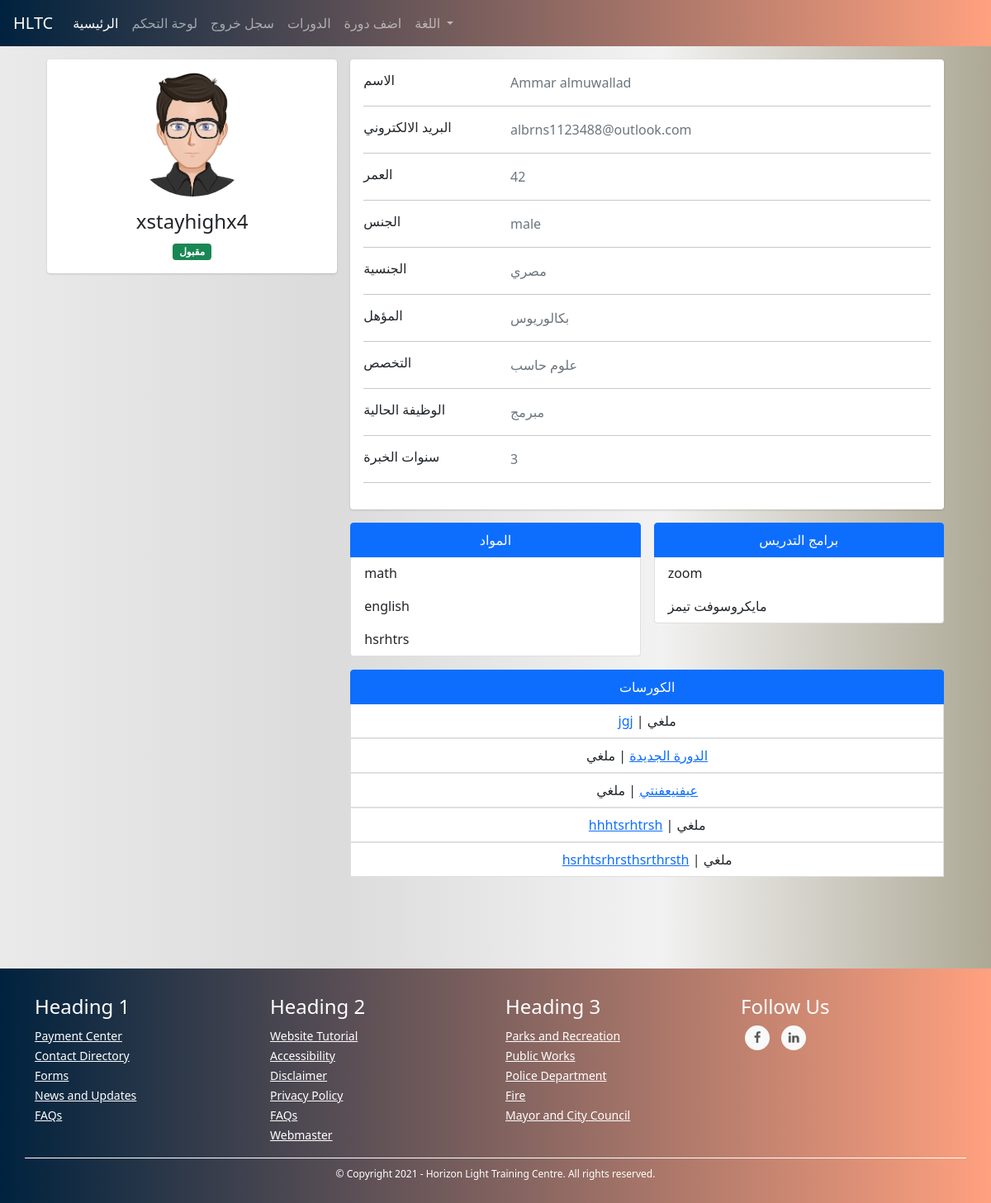
/admins/user/3 (signed in), run on the app's committed database.
### TUTOR/models.py (models this page shows, shortened)
class UserModel(db.Model, UserMixin):
    id = db.Column(db.Integer, primary_key=True)
    first_name = db.Column(db.String(128), nullable=False)
    last_name = db.Column(db.String(128), nullable=False)
    username = db.Column(db.String(20), unique=True, nullable=False)
    email = db.Column(db.String(256), unique=True, nullable=False)
    password = db.Column(db.String(255), nullable=False)
    user_type = db.Column(db.String(30), nullable=False)
    _gender = db.Column(db.Boolean, nullable=False, default=True)
    email_confirmation_code = db.Column(db.String(5), nullable=True)
    is_confirmed = db.Column(db.Boolean, nullable=False, default=False)
    creation_date = db.Column(db.DateTime, nullable=False, default=datetime.utcnow)
    admin_data_model = db.relationship('AdminDataModel', backref='user', uselist=False)
    tutor_data_model = db.relationship('TutorDataModel', backref='user', uselist=False)
    student_data_model = db.relationship('StudentDataModel', backref='user', uselist=False)
    @property
    def full_name(self):
        return self.first_name + " " + self.last_name
    @property
    def gender(self):
        return "male" if self._gender else "female"

class TutorDataModel(db.Model):
    id = db.Column(db.Integer, primary_key=True)
    date_of_birth = db.Column(db.DateTime, nullable=False)
    nationality = db.Column(db.String(30), nullable=False)
    qualification = db.Column(db.String(35), nullable=False)
    major = db.Column(db.String(35), nullable=False)
    current_job = db.Column(db.String(50), nullable=False)
    _subjects = db.Column(db.String(), nullable=False) # [subject1, subject2, ...]
    years_of_experience = db.Column(db.Integer, nullable=False)
    _tools_used_for_online_tutoring = db.Column(db.String(), nullable=False) # [tool1, tool2, ...]
    is_accepted = db.Column(db.Boolean, nullable=False, default=False)
    courses = db.relationship('CourseModel', backref='tutor')
    user_id = db.Column(db.Integer, db.ForeignKey('user_model.id'))
    @property
    def age(self):
        return int((datetime.date(datetime.utcnow()) - datetime.date(self.date_of_birth)).days / 365)
    @property
    def subjects(self):
        return json.loads(self._subjects)
    @property
    def tools_used_for_online_tutoring(self):
        return json.loads(self._tools_used_for_online_tutoring)

class CourseModel(db.Model):
    id = db.Column(db.Integer, primary_key=True)
    name = db.Column(db.String(130), nullable=False)
    description = db.Column(db.String(1000), nullable=False)
    subject = db.Column(db.String(), nullable=False)
    price = db.Column(db.Integer, nullable=False)
    min_students = db.Column(db.Integer, nullable=False)
    max_students = db.Column(db.Integer, nullable=False)
    currency = db.Column(db.String(3), nullable=False)
    began = db.Column(db.Boolean, nullable=False, default=False)
    ended = db.Column(db.Boolean, nullable=False, default=False)
    course_type = db.Column(db.Integer, nullable=False) # 1 for start when min number # 2 for start with min and date
    _period = db.Column(db.Integer, nullable=True) # days
    _start_date = db.Column(db.DateTime, nullable=True)
    _end_date = db.Column(db.DateTime, nullable=True)
    links = db.Column(db.String(), nullable=False) # {"zoom": "link", ....}
    weekly_time_table_json  = db.Column(db.String(1000), nullable=False) # {"saturday": {"from": ..., "to": ...}, ...}
    _state = db.Column(db.String(), nullable=False, default=json.dumps({"state_code": 1, "state_string": "لم تبدأ بعد", "allowed_actions": ["join", "view", "start", "cancel"]})) # {"state_code": 2, "state_string": "قائم", "allowed_actions": ["view", "end"]} {"state_code": 3, "state_string": "انتهى", "allowed_actions": ["delete"]} {"state_code": 4, "state_string": "ملغي", "allowed_actions": ["delete"]}
    number_of_students_paid = db.Column(db.Integer, nullable=False, default=0)
    have_sent_first_payment_emails = db.Column(db.Boolean, nullable=False, default=False)
    created_by_admin = db.Column(db.Boolean, nullable=False)
    creation_date = db.Column(db.DateTime, nullable=False, default=datetime.utcnow)
    payment_model = db.relationship('PaymentModel', backref='course', uselist=False)
    tutor_data_model_id = db.Column(db.Integer, db.ForeignKey('tutor_data_model.id'),
        nullable=False)
    @property
    def state(self): # hold the course's state for example (is it runnung or hasn't began yet...) this helps with determaning what to do with the couse next for example (if it's running we should look into if it should end)
        return json.loads(self._state)
    def start(self):
        self.began = True
        self._state = json.dumps({"state_code": 2, "state_string": "قائم", "allowed_actions": ["view", "end", "cancel"]})
        if self.course_type == 1:
            now = datetime.date(datetime.utcnow())
            self._start_date = now
            self._end_date = now + timedelta(days=self.period)
        db.session.commit()
        for sdm in self.students: # the paymetn is when a student joins not when the course begins bcz the course wont begin if students didn't pay
            send_student_course_start_email(sdm.user, self)
        send_tutor_course_start_email(self.tutor.user, self)
        return True
    def end(self):
        self.ended = True
        self._state = json.dumps({"state_code": 3, "state_string": "انتهى", "allowed_actions": ["delete"]})
        db.session.commit()
        for sdm in self.students:
            send_student_course_ended_email(sdm.user, self)
        send_tutor_course_ended_email(self.tutor.user, self)
        return True
    def cancel(self):
        self._state = json.dumps({"state_code": 4, "state_string": "ملغي", "allowed_actions": ["delete"]})
        db.session.commit()
        self.payment_model.refund_all()
        for sdm in self.students:
            send_student_course_canceled_email(sdm.user, self)
        send_tutor_course_canceled_email(self.tutor.user, self)

### TUTOR/ADMINISTRATION/routes.py (the view)
@admins_blueprint.route("/admins/user/<user_id>", methods=["GET"])
@login_required(ADMIN_TYPES)
def user_detailed_view(user_id): # admin only
    user = UserModel.query.get(user_id)
    user_type = user.user_type
    if user_type == "tutor":
        return render_template("admins/users/new_tutor.html", user=user)
    elif user_type == "student":
        return render_template("admins/users/new_student.html", user=user)
    elif user_type in ADMIN_TYPES:
        return render_template("admins/users/new_admin.html", user=user)

### TUTOR/ADMINISTRATION/routes.py (called while the page is built)
@admins_blueprint.context_processor
def utility_processor():
    return dict(get_language_text=LngObj.get_language_text, get_current_page_language_list=LngObj.get_current_page_language_list, languages=LANGUAGES, admin_types=ADMIN_TYPES, settings=SiteSettingsModel.instance())

### TUTOR/models.py (called while the page is built)
@login_manager.user_loader
def load_user(user_id):
    return UserModel.query.get(int(user_id))

    @classmethod
    def instance(cls):
        return cls.query.get(1)

### TUTOR/utils/utils.py (called while the page is built)
def login_required(roles=[]):
	def wrapper(fn):
		@wraps(fn)
		def decorated_view(*args, **kwargs):
			if request.method in EXEMPT_METHODS:
				return fn(*args, **kwargs)
			elif current_app.login_manager._login_disabled:
				return fn(*args, **kwargs)
			elif not current_user.is_authenticated:
				return current_app.login_manager.unauthorized()
			role = current_user.user_type
			if ( (role not in roles) and (roles != []) ):
				return current_app.login_manager.unauthorized()
			return fn(*args, **kwargs)
		return decorated_view
	return wrapper

### TUTOR/templates/admins/users/new_tutor.html (shortened to what this page needs)
{% extends "template.html" %}
{% block content %}
<link rel="stylesheet" href="{{ url_for('static', filename='css/students/profile.css') }}">
<div class="container">
    <div class="main-body">
      <div class="row justify-content-center">
        <div class="col-sm-7 my-col">
        </div>
    </div>
          <div class="row gutters-sm">
            <div class="col-md-4 mb-3">
              <div class="card">
                <div class="card-body">
                  <div class="d-flex flex-column align-items-center text-center">
                    {% if user._gender  %}
                    <img src="{{ url_for('static', filename='images/male_student.png') }}" alt="Admin" class="rounded-circle" width="150">
                    {% else %}
                    <img src="{{ url_for('static', filename='images/female_tutor.jpg') }}" alt="Admin" class="rounded-circle" width="150">
                    {% endif %}
                    <div class="mt-3">
                      <h4>{{ user.username }}</h4>
                      {% if user.tutor_data_model.is_accepted %}
                      <span class="badge bg-success">مقبول</span>
                      {% else %}
                      <span class="badge bg-secondary">تحت المراجعة</span>
                      {% endif %}
                    </div>
                  </div>
                </div>
              </div>
            </div>
            <div class="col-md-8">
              <div class="card mb-3">
                <div class="card-body">
                  <div class="row">
                    <div class="col-sm-3">
                      <h6 class="mb-0">الاسم</h6>
                    </div>
                    <div class="col-sm-9 text-secondary">
                      {{ user.full_name }}
                    </div>
                  </div>
                  <hr>
                  <div class="row">
                    <div class="col-sm-3">
                      <h6 class="mb-0">البريد الالكتروني</h6>
                    </div>
                    <div class="col-sm-9 text-secondary">
                      {{ user.email }}
                    </div>
                  </div>
                  <hr>
                  <div class="row">
                    <div class="col-sm-3">
                      <h6 class="mb-0">العمر</h6>
                    </div>
                    <div class="col-sm-9 text-secondary">
                      {{ user.tutor_data_model.age }}
                    </div>
                  </div>
                  <hr>
                  <div class="row">
                    <div class="col-sm-3">
                      <h6 class="mb-0">الجنس</h6>
                    </div>
                    <div class="col-sm-9 text-secondary">
                      {{ user.gender }}
                    </div>
                  </div>
                  <hr>
                  <div class="row">
                    <div class="col-sm-3">
                      <h6 class="mb-0">الجنسية</h6>
                    </div>
                    <div class="col-sm-9 text-secondary">
                      {{ user.tutor_data_model.nationality }}
                    </div>
                  </div>
                  <hr>
                  <div class="row">
                    <div class="col-sm-3">
                      <h6 class="mb-0">المؤهل</h6>
                    </div>
                    <div class="col-sm-9 text-secondary">
                      {{ user.tutor_data_model.qualification }}
                    </div>
                  </div>
                  <hr>
                  <div class="row">
                    <div class="col-sm-3">
                      <h6 class="mb-0">التخصص</h6>
                    </div>
                    <div class="col-sm-9 text-secondary">
                      {{ user.tutor_data_model.major }}
                    </div>
                  </div>
                  <hr>
                  <div class="row">
                    <div class="col-sm-3">
                      <h6 class="mb-0">الوظيفة الحالية</h6>
                    </div>
                    <div class="col-sm-9 text-secondary">
                      {{ user.tutor_data_model.current_job }}
                    </div>
                  </div>
                  <hr>
                  <div class="row">
                    <div class="col-sm-3">
                      <h6 class="mb-0">سنوات الخبرة</h6>
                    </div>
                    <div class="col-sm-9 text-secondary">
                      {{ user.tutor_data_model.years_of_experience }}
                    </div>
                  </div>
                  <hr>
                </div>
              </div>
              <div class="row gutters-sm">
                <div class="col-sm-6 mb-3">
                    <ul class="list-group">
                        <li class="list-group-item active" aria-current="true"><center>المواد</center></li>
                        {% for subject in user.tutor_data_model.subjects %}
                        <li class="list-group-item">{{ subject }}</li>
                        {% endfor %}
                      </ul>
                </div>
                <div class="col-sm-6 mb-3">
                    <ul class="list-group">
                        <li class="list-group-item active" aria-current="true"><center>برامج التدريس</center></li>
                        {% for tool in user.tutor_data_model.tools_used_for_online_tutoring %}
                        <li class="list-group-item">{{ tool }}</li>
                        {% endfor %}
                      </ul>
                </div>
              <div class="col-sm-12 mb-6">
                <ul class="list-group">
                    <li class="list-group-item active" aria-current="true"><center>الكورسات</center></li>
                    {% for course in user.tutor_data_model.courses %}
                    <center><li class="list-group-item"><a href="{{ url_for('courses_blueprint.course', course_id=course.id) }}">{{ course.name }}</a> | {{ course.state.state_string }}</li></center>
                    {% endfor %}
                  </ul>
            </div>
        </div>
            </div>
          </div>
        </div>
    </div>
    <br><br><br><br>
{% endblock %}

### TUTOR/static/css/global.css (style rules this page uses)
body { background: #ADA996; background: -webkit-linear-gradient(to right, #EAEAEA, #DBDBDB, #F2F2F2, #ADA996); background: linear-gradient(to right, #EAEAEA, #DBDBDB, #F2F2F2, #ADA996); }

### TUTOR/static/css/students/profile.css (style rules this page uses)
.main-body { padding: 15px; }
.card { box-shadow: 0 1px 3px 0 rgba(0,0,0,.1), 0 1px 2px 0 rgba(0,0,0,.06); }
.card { position: relative; display: flex; flex-direction: column; min-width: 0; word-wrap: break-word; background-color: #fff; background-clip: border-box; border: 0 solid rgba(0,0,0,.125); border-radius: .25rem; }
.card-body { flex: 1 1 auto; min-height: 1px; padding: 1rem; }
.gutters-sm { margin-right: -8px; margin-left: -8px; }
.gutters-sm>.col, .gutters-sm>[class*=col-] { padding-right: 8px; padding-left: 8px; }
.mb-3, .my-3 { margin-bottom: 1rem!important; }

### data on the page
UserModel: username "xstayhighx4", full_name "Ammar almuwallad", email "albrns1123488@outlook.com", gender "male"
TutorDataModel: tutor_data_model.age "42", tutor_data_model.nationality "مصري", tutor_data_model.qualification "بكالوريوس", tutor_data_model.major "علوم حاسب", tutor_data_model.current_job "مبرمج", tutor_data_model.years_of_experience "3"
CourseModel: name "jgj", state.state_string "ملغي"
CourseModel: name "الدورة الجديدة", state.state_string "ملغي"
CourseModel: name "عيفنيعفنتي", state.state_string "ملغي"
CourseModel: name "hhhtsrhtrsh", state.state_string "ملغي"
CourseModel: name "hsrhtsrhrsthsrthrsth", state.state_string "ملغي"

### other printed values
{{ subject }} "math" "english" "hsrhtrs"
{{ tool }} "zoom" "مايكروسوفت تيمز"
